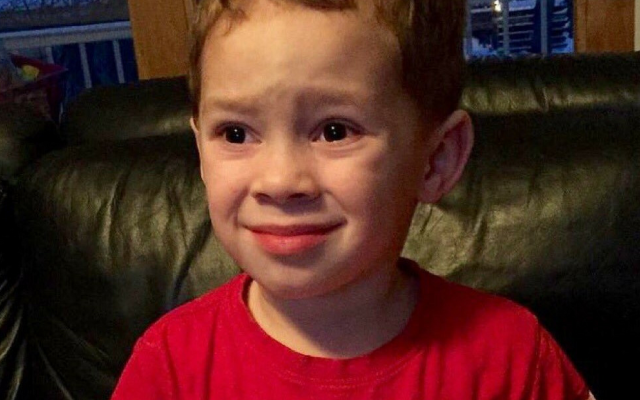
#> input picture Face_Detection_OCV/Data/person.png, 1280 x 800 px (shown at 1/2 size)
$ python FaceDetection.py
#> lines starting #> are read from the running program, lines starting #| are printed output that depends on the picture; after the words box and inside, x2 and y2 are one past the last pixel; in counts of white or black regions, pixels touching at a corner belong together
# Face detection using haarcascade classifier

import cv2 as cv

img = cv.imread('Data/person.png')
#> img is the input picture: shape (800, 1280, 3); mean B, G, R 33.9, 41.4, 82.7
img = cv.resize(img, (img.shape[1]//4, img.shape[0]//4))
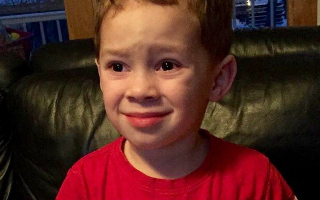
#> img: shape (200, 320, 3); mean B, G, R 34, 41.5, 82.8
gray = cv.cvtColor(img, cv.COLOR_BGR2GRAY)
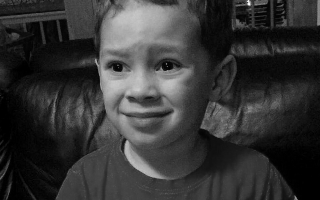
#> gray: shape (200, 320); min 0, max 251, mean 53

# Find how many faces were found
haar_cascade = cv.CascadeClassifier('haarcascade_face.xml')
faces_rect = haar_cascade.detectMultiScale(gray, scaleFactor = 1.1, minNeighbors=3)
#> faces_rect = [[77, 15, 129, 129]]
print("Number of faces found = ", len(faces_rect))
#| Number of faces found =  1

# Mark all the faces in the image
for (x, y, w, h) in faces_rect:
    cv.rectangle(img, (x, y), (x+w, y+h), (0, 255, 0), 2)
#> this loop made 1 pass
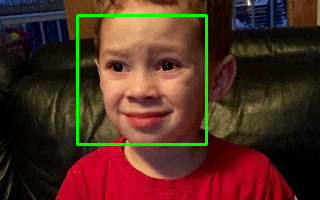
#> img: shape (200, 320, 3); 2.41% of pixels changed, all inside (x1, y1, x2, y2) = (76, 14, 208, 146)

cv.imshow("Detected faces", img)

cv.waitKey(0)
